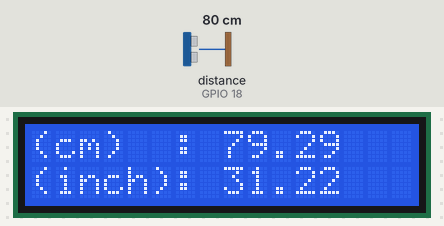
Bench run of a program on a simulated ESP32. Shown: 16×2 character LCD. Wiring (inferred from the names in the program): ultrasonic range finder: trigger GPIO 5; echo GPIO 18. The inputs (shaded band) are chosen by the test bench; at power-on: distance to the obstacle (sensor on GPIO 18) 80 cm. The echo pulse lasts 58.3 µs per cm; what the program prints to the serial monitor is not drawn.

Above: at 1.2 s.
1.3 s: distance to the obstacle (sensor on GPIO 18) set to 2 cm
At 2.9 s:
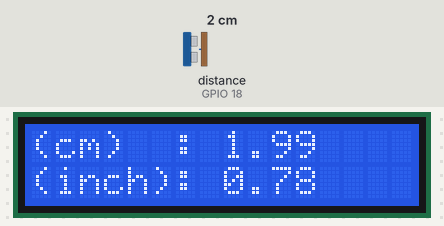
3.6 s: distance to the obstacle (sensor on GPIO 18) set to 4 cm
At 5.2 s:
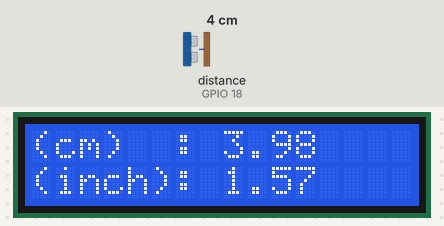
5.7 s: distance to the obstacle (sensor on GPIO 18) set to 9 cm
At 7.6 s:
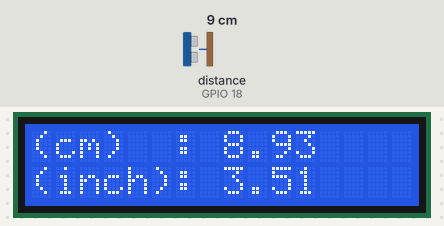
Timing chart, 0 to 9.1 s (numbered marks = the images above; inputs shaded):
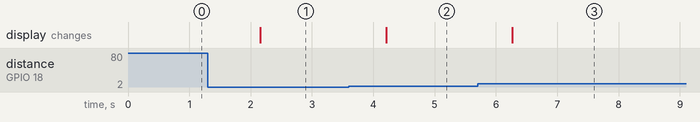

Measured:
- after the input at 1.3 s, the display: changes after 0.86 s (image 1)
- after the input at 3.6 s, the display: changes after 0.61 s (image 2)
- after the input at 5.7 s, the display: changes after 0.57 s (image 3)

The program:

main.cpp
```cpp
#include <Arduino.h>
#include <LiquidCrystal_I2C.h>

LiquidCrystal_I2C lcd(0x27, 16, 2); // I2C address 0x27 (from DIYables LCD), 16 column and 2 rows

const int trigPin = 5;
const int echoPin = 18;

// define sound speed in cm/uS
#define SOUND_SPEED 0.034
#define CM_TO_INCH 0.393701

long duration;
float distanceCm;
float distanceInch;

void setup()
{
    Serial.begin(9600); // Starts the serial communication
    lcd.init();         // initialize the lcd
    lcd.backlight();
    pinMode(trigPin, OUTPUT); // Sets the trigPin as an Output
    pinMode(echoPin, INPUT);  // Sets the echoPin as an Input
}

void loop()
{
    // Clears the trigPin
    digitalWrite(trigPin, LOW);
    delayMicroseconds(2);
    // Sets the trigPin on HIGH state for 10 micro seconds
    digitalWrite(trigPin, HIGH);
    delayMicroseconds(10);
    digitalWrite(trigPin, LOW);

    // Reads the echoPin, returns the sound wave travel time in microseconds
    duration = pulseIn(echoPin, HIGH);

    // Calculate the distance
    distanceCm = duration * SOUND_SPEED / 2;

    // Convert to inches
    distanceInch = distanceCm * CM_TO_INCH;

    // Prints the distance in the Serial Monitor
    Serial.print("Distance (cm): ");
    Serial.println(distanceCm);
    Serial.print("Distance (inch): ");
    Serial.println(distanceInch);

    lcd.clear();
    lcd.setCursor(0, 0);
    lcd.print("(cm)  : ");
    lcd.print(distanceCm);
    lcd.setCursor(0, 1);
    lcd.print("(inch): ");
    lcd.print(distanceInch);

    delay(1000);
}
```
